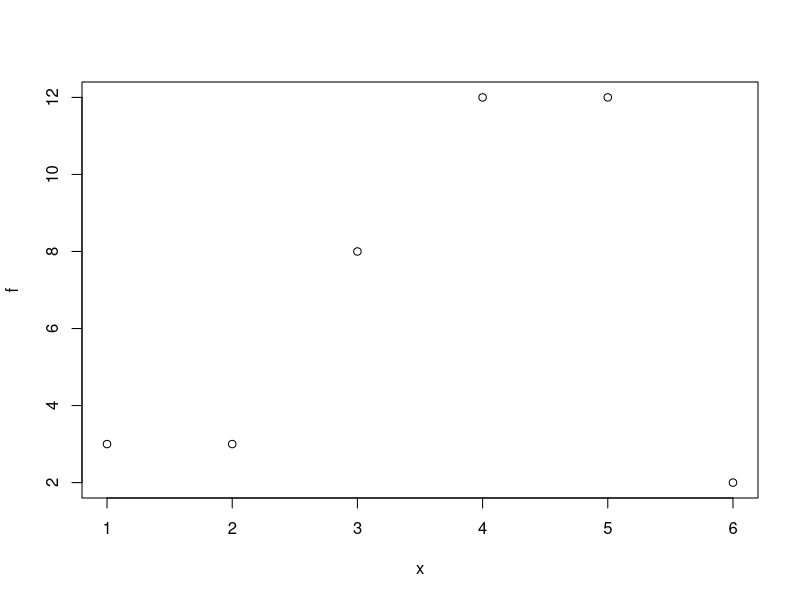
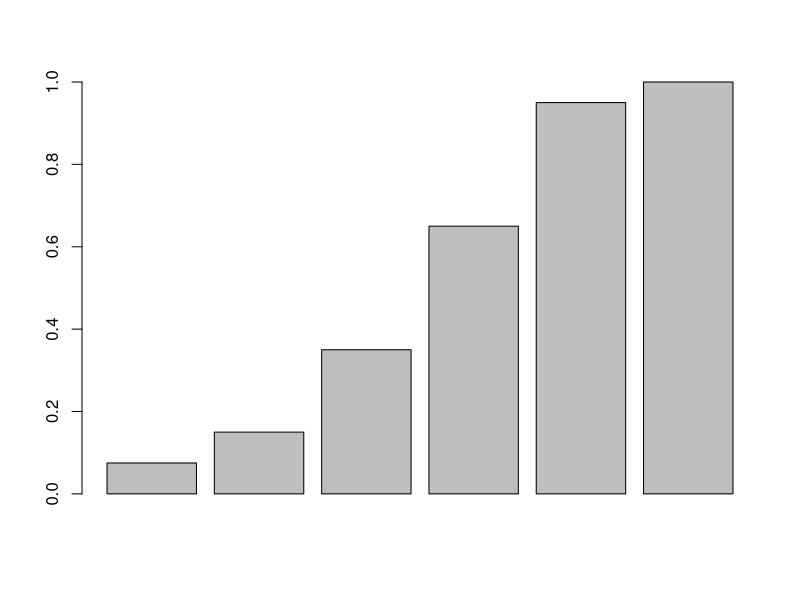
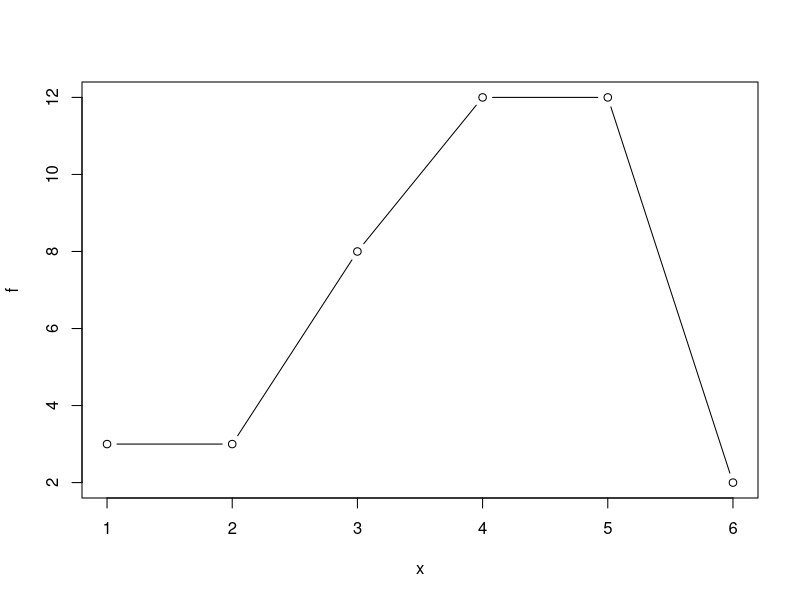
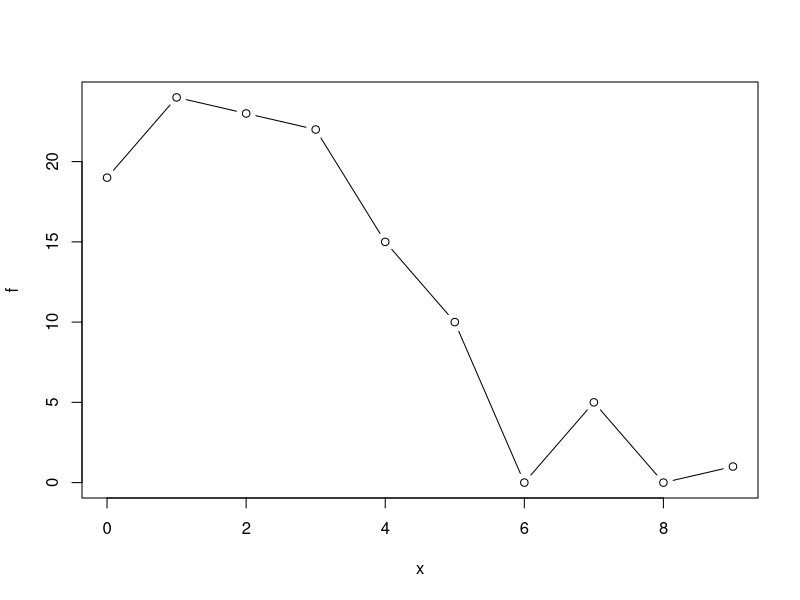

Recreate these plots in R, in order.
# HW 3 notes
# probability

# Q1











# geometric growth!
a_naught = 1400
a_n = 2100
((a_n/a_naught) ^ (1/10) - 1) * 100

# 4
# z score
# example 2.35


# Problem 5
# use x*f/n

x <-seq(1:6)
f <- c(3,3,8,12,12,2)

x*f

sum(x*f)

mean <- sum(x*f)/sum(f)


sqrt(sum((x-mean)^2)/(sum(f)-1))
# not working because frequency data

sqrt(sum(f*(x-mean)^2)/(sum(f)-1))
# aha!

plot(x,f)

# part d

f <- c(3,3,8,12,12,2)
relfreq <- f/sum(f)

cum_freqs <- cumsum(relfreq)

barplot(cum_freqs)


# e
sum(f)
sum(f)/4
# in the table, 10 values form bottom is 3

# f
sum(f)/2
# count up sum(f)/2, so it's 4

# h -  What percent of the students owned at least five pairs? (Round your answer to one decimal place.)
# total of category 5 and 6 = 14
14 / sum(f)

# i-  Find the 40th percentile
.4 * 40
# 16, so 16th number from bottom, so: 4

# j - Find the 40th percentile
.9 * 40
#36, so 36th from bottom, so 5

# k
x <- seq(1:6)
plot (x,f, type='b')




# Problem 6
#  One hundred teachers attended a seminar on mathematical problem solving. The attitudes of representative sample of 12 of the teachers were measured before and after the seminar. A positive number for change in attitude indicates that a teacher's attitude toward math became more positive. The twelve change scores are as follows.

scores <- c(4, 8, -1, 1, 0, 4, -3, 2, -1, 5, 4, -2)

# part A -What is the mean change score?
mean(scores)
1.75


# part B - What is the standard deviation for this sample?

sd(scores)
3.30633
round(sd(scores),2)
3.31


# part C - What is the median change score?
median(scores)
1.5

# part D - Find the change score that is 2.2 standard deviations below the mean.

mean(scores) - 2.2*sd(scores)
-5.5


# Problem 7
#  In a recent issue of the IEEE Spectrum, 84 engineering conferences were announced. Four conferences lasted two days. Thirty-six lasted three days. Eighteen lasted four days. Nineteen lasted five days. Four lasted six days. One lasted seven days. One lasted eight days. One lasted nine days. Let X = the length (in days) of an engineering conference.

# part A
# fill in the raw frequencies
# Four conferences lasted two days. Thirty-six lasted three days. Eighteen lasted four days. Nineteen lasted five days. Four lasted six days. One lasted seven days. One lasted eight days. One lasted nine days

f <- c(4,36,18,19,4,1,1,1)
days <- seq(2,9)

sum(f) # total obs

f/sum(f)

round(f/sum(f),4) # rel freqs

rel_freq <- round(f/sum(f),4)

cumsum(rel_freq) # cum freqs

# Part B

# Find the median (in days).
# find index of median

sum(f) # total obs
sum(f)/2 # median index

# Count up from bottom
# ----> 4 days

# Find the first quartile (in days).
sum(f)/4 # total obs

# Count up from bottom
# ----> 3 days


# Find the third quartile (in days).
sum(f)/4 * 3 # total obs

# Count up from bottom
4 + 36 + 18 + 19
# ----> 5 days


# Part C
# Find the 55th percentile (in days).
sum(f)/100 # one percentile

sum(f)/100 * 55 # 55th %ile
sum(f) * .55 # 55th %ile
46.2 # count up...

# 4 days

# Part D
# Find the 40th percentile (in days).

sum(f) * .4

33.6 # count up
f
cumsum(f)
# 3 days



# Part E
# Find the 40th percentile (in days).
# The middle 50% of the conferences

# IQR
# Can't just use IQR, because we don't have a dataset..
# count up and down 1Q from Median
# ALREADY DID THAT:

# Q1 (in days).
sum(f)/4 # Count up --> 3 days

# Q3 (in days).
sum(f)/4 * 3 # Count up --> 5 days

# so IQR is between 3 and 5
# test that

36 + 18 + 19 # 73 in IQR
sum(f) # 84 total

# yup!


# Part F
# Calculate the sample mean (in days).

# Oooh! What's the "sample mean"?
days <- seq(2,9)

f * days
sum(f * days) # the TOTAL
total <- sum(f * days)
n <- sum(f)

total / n
round(total / n, 2)
3.94

# Part G
# Calculate the sample standard deviation

# How to calculate sd with binned Freq data
# data in bins
# frequency of bins
# find mean
# calc deviations for each bin
# calc squared deviations for each bin
# calc freq * sq. dev for each bin
# sum
# normalize (by N (for pop) or n-1 (for sample))
# SQRT

# deviations
days - mean

# squared deviations
(days - mean)^2

# freq TIMES squared deviations
f * (days - mean)^2

# sum that
sum (f * (days - mean)^2)

# variance
var <- sum (f * (days - mean)^2) / ( n - 1 )

# standard deviation
sqrt(var)

# Part H
# Find the mode
# most common
3 #days





# Problem 8
# given data
x <-seq(0,6)
f <- c(3,13,31,29,11,8,5)

# first, find standard deviation
n <- sum(f)
tot <- sum(f*x)
mean <- tot / n
devs <- x - mean
sq_devs <- devs^2
sqf <- sq_devs * f
var <- sum(sqf) / (n-1)
sdev <- sqrt(var)

# NOW - Find the number that is 1.5 standard deviations BELOW the mean.
mean - 1.5 * sdev






# Problem 9

# given data
# watch out for zeros!
x <-seq(0,9)
f <- c(19,24,23,22,15,10,0,5,0,1)

# Part A - find IQR
sum(f)/2 # index of median
59.2

cumsum(f) # find median: 3rd bin...
x[3]
# median = 2 books


# find Q1 index
sum(f)/4
cumsum(f) # find Q1: 2nd bin...
x[2]
# Q1 = 1 book

# find Q3 index
sum(f)/4 * 3
cumsum(f) # find Q3: 5th bin...
x[5]
# Q3 = 4 books

# find IQR: Q3 - Q1
x[5] - x[2]
4 - 1

# Part A

# IQR method for finding outliers
# 1.5 * IQR
# see Example 2.14

# below Q1 - 1.5*IQR
1 - 1.5* 3
# nope

# above Q3 + 1.5*IQR
4 + 1.5*3
# 8.5, so yes, 9 is an outlier


# Part C
# Are any data values further than two standard deviations away from the mean?
# given data
x <-seq(0,9)
f <- c(19,24,23,22,15,10,0,5,0,1)

# first, find standard deviation
n <- sum(f)
tot <- sum(f*x)
mean <- tot / n
devs <- x - mean
sq_devs <- devs^2
sqf <- sq_devs * f
var <- sum(sqf) / (n-1)
sdev <- sqrt(var)

# any below?
mean - 2 * sdev
# nope

# any above?
mean + 2 * sdev
# yes, everything above 6.22

# shape of data
plot(x,f, type='b')


# best measure of center?
mean
# med = 2
